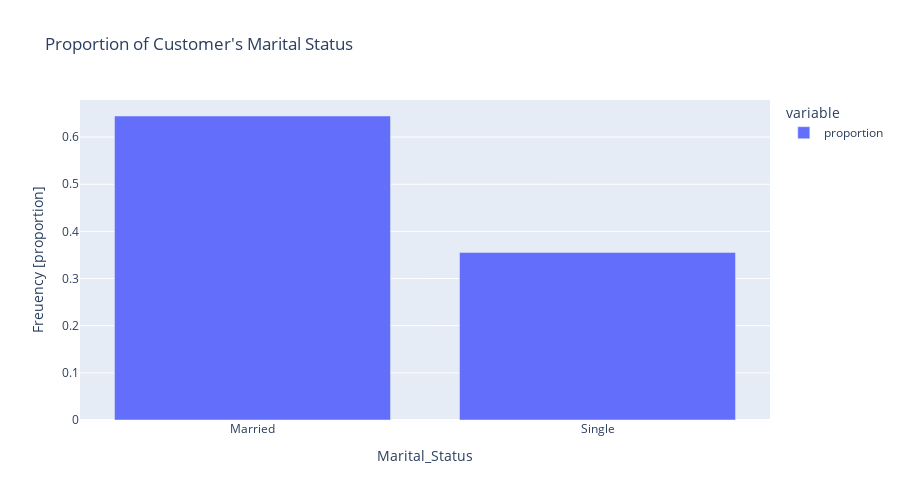

This figure's notebook cell:
### Code cell
fig = px.bar(
    df["Marital_Status"].value_counts(normalize=True),
    title = "Proportion of Customer's Marital Status",
    height=500
)
fig.update_layout(yaxis_title = "Freuency [proportion]")
fig.show()

### Figure 1 — Plotly figure (JSON) as saved in the notebook; plotly's stock layout.template omitted (floating-point values rounded to 4 significant figures)
{"data": [{"alignmentgroup": "True", "hovertemplate": "variable=proportion<br>Marital_Status=%{x}<br>value=%{y}<extra></extra>", "legendgroup": "proportion", "marker": {"color": "#636efa", "pattern": {"shape": ""}}, "name": "proportion", "offsetgroup": "proportion", "orientation": "v", "showlegend": true, "textposition": "auto", "type": "bar", "x": ["Married", "Single"], "xaxis": "x", "y": [0.6446, 0.3554], "yaxis": "y"}], "layout": {"barmode": "relative", "height": 500, "legend": {"title": {"text": "variable"}, "tracegroupgap": 0}, "title": {"text": "Proportion of Customer's Marital Status"}, "xaxis": {"anchor": "y", "domain": [0, 1], "title": {"text": "Marital_Status"}}, "yaxis": {"anchor": "x", "domain": [0, 1], "title": {"text": "Freuency [proportion]"}}}}
